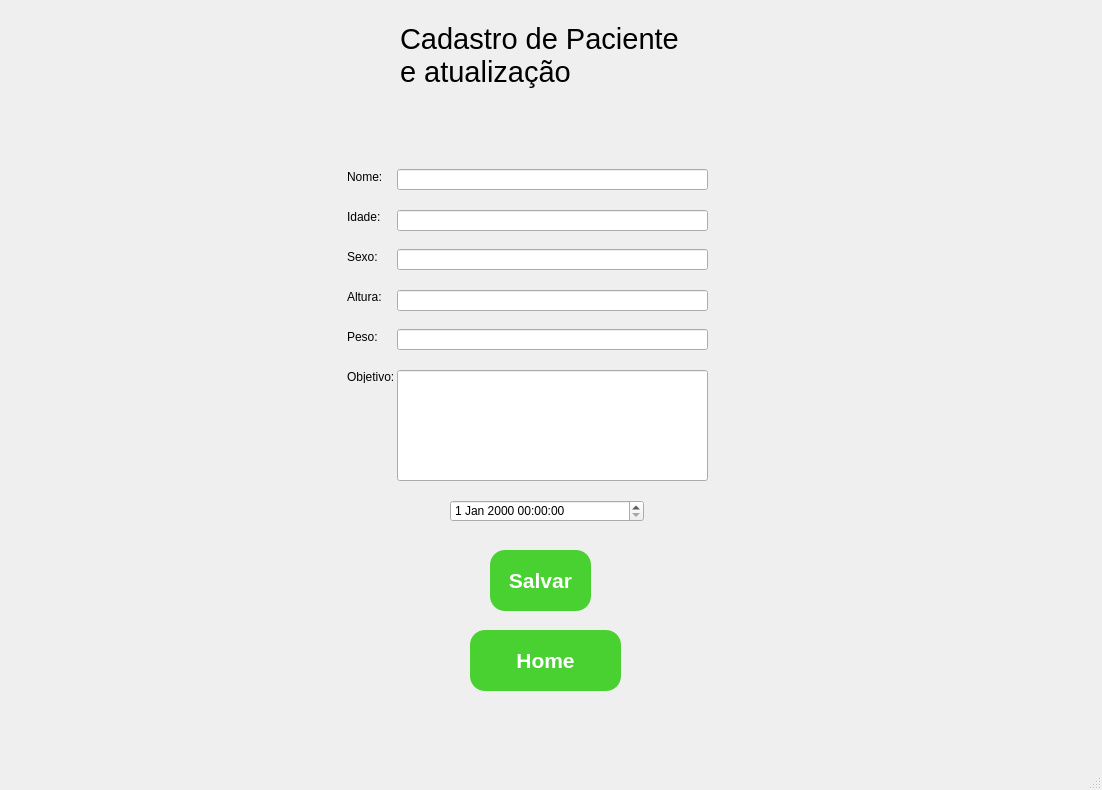
<?xml version="1.0" encoding="UTF-8"?>
<ui version="4.0">
 <class>MainWindow</class>
 <widget class="QMainWindow" name="MainWindow">
  <property name="geometry">
   <rect>
    <x>0</x>
    <y>0</y>
    <width>1102</width>
    <height>790</height>
   </rect>
  </property>
  <property name="windowTitle">
   <string>MainWindow</string>
  </property>
  <widget class="QWidget" name="centralwidget">
   <widget class="QLabel" name="label">
    <property name="geometry">
     <rect>
      <x>0</x>
      <y>0</y>
      <width>1111</width>
      <height>761</height>
     </rect>
    </property>
    <property name="text">
     <string/>
    </property>
    <property name="pixmap">
     <pixmap>nutrição.jpg</pixmap>
    </property>
    <property name="scaledContents">
     <bool>true</bool>
    </property>
   </widget>
   <widget class="QLabel" name="label_2">
    <property name="geometry">
     <rect>
      <x>400</x>
      <y>20</y>
      <width>281</width>
      <height>71</height>
     </rect>
    </property>
    <property name="font">
     <font>
      <pointsize>22</pointsize>
     </font>
    </property>
    <property name="text">
     <string>Cadastro de Paciente e atualização</string>
    </property>
    <property name="wordWrap">
     <bool>true</bool>
    </property>
   </widget>
   <widget class="QLabel" name="label_nome">
    <property name="geometry">
     <rect>
      <x>347</x>
      <y>170</y>
      <width>47</width>
      <height>13</height>
     </rect>
    </property>
    <property name="text">
     <string>Nome: </string>
    </property>
   </widget>
   <widget class="QLabel" name="label_idade">
    <property name="geometry">
     <rect>
      <x>347</x>
      <y>210</y>
      <width>47</width>
      <height>13</height>
     </rect>
    </property>
    <property name="text">
     <string>Idade:</string>
    </property>
   </widget>
   <widget class="QLabel" name="label_sexo">
    <property name="geometry">
     <rect>
      <x>347</x>
      <y>250</y>
      <width>47</width>
      <height>13</height>
     </rect>
    </property>
    <property name="text">
     <string>Sexo:</string>
    </property>
   </widget>
   <widget class="QLabel" name="label_altura">
    <property name="geometry">
     <rect>
      <x>347</x>
      <y>290</y>
      <width>47</width>
      <height>13</height>
     </rect>
    </property>
    <property name="text">
     <string>Altura:</string>
    </property>
   </widget>
   <widget class="QLabel" name="label_peso">
    <property name="geometry">
     <rect>
      <x>347</x>
      <y>330</y>
      <width>47</width>
      <height>13</height>
     </rect>
    </property>
    <property name="text">
     <string>Peso:</string>
    </property>
   </widget>
   <widget class="QLabel" name="label_objetivo">
    <property name="geometry">
     <rect>
      <x>347</x>
      <y>370</y>
      <width>47</width>
      <height>13</height>
     </rect>
    </property>
    <property name="text">
     <string>Objetivo:</string>
    </property>
   </widget>
   <widget class="QLineEdit" name="lineEdit_nome">
    <property name="geometry">
     <rect>
      <x>397</x>
      <y>169</y>
      <width>311</width>
      <height>21</height>
     </rect>
    </property>
   </widget>
   <widget class="QLineEdit" name="lineEdit_idade">
    <property name="geometry">
     <rect>
      <x>397</x>
      <y>210</y>
      <width>311</width>
      <height>21</height>
     </rect>
    </property>
   </widget>
   <widget class="QLineEdit" name="lineEdit_sexo">
    <property name="geometry">
     <rect>
      <x>397</x>
      <y>249</y>
      <width>311</width>
      <height>21</height>
     </rect>
    </property>
   </widget>
   <widget class="QLineEdit" name="lineEdit_altura">
    <property name="geometry">
     <rect>
      <x>397</x>
      <y>290</y>
      <width>311</width>
      <height>21</height>
     </rect>
    </property>
   </widget>
   <widget class="QLineEdit" name="lineEdit_peso">
    <property name="geometry">
     <rect>
      <x>397</x>
      <y>329</y>
      <width>311</width>
      <height>21</height>
     </rect>
    </property>
   </widget>
   <widget class="QLineEdit" name="lineEdit_objetivo">
    <property name="geometry">
     <rect>
      <x>397</x>
      <y>370</y>
      <width>311</width>
      <height>111</height>
     </rect>
    </property>
   </widget>
   <widget class="QPushButton" name="pushButton_5">
    <property name="geometry">
     <rect>
      <x>490</x>
      <y>550</y>
      <width>101</width>
      <height>61</height>
     </rect>
    </property>
    <property name="font">
     <font>
      <pointsize>16</pointsize>
      <weight>75</weight>
      <bold>true</bold>
     </font>
    </property>
    <property name="styleSheet">
     <string notr="true">background-color:#49d031;
color:#ffffff;
border-radius:15px;</string>
    </property>
    <property name="text">
     <string>Salvar</string>
    </property>
   </widget>
   <widget class="QPushButton" name="pushButton_6">
    <property name="geometry">
     <rect>
      <x>470</x>
      <y>630</y>
      <width>151</width>
      <height>61</height>
     </rect>
    </property>
    <property name="font">
     <font>
      <pointsize>16</pointsize>
      <weight>75</weight>
      <bold>true</bold>
     </font>
    </property>
    <property name="styleSheet">
     <string notr="true">background-color:#49d031;
color:#ffffff;
border-radius:15px;</string>
    </property>
    <property name="text">
     <string>Home</string>
    </property>
   </widget>
   <widget class="QDateTimeEdit" name="dateTimeEdit">
    <property name="geometry">
     <rect>
      <x>450</x>
      <y>500</y>
      <width>194</width>
      <height>22</height>
     </rect>
    </property>
   </widget>
  </widget>
  <widget class="QMenuBar" name="menubar">
   <property name="geometry">
    <rect>
     <x>0</x>
     <y>0</y>
     <width>1102</width>
     <height>21</height>
    </rect>
   </property>
  </widget>
  <widget class="QStatusBar" name="statusbar"/>
 </widget>
 <resources/>
 <connections/>
</ui>
